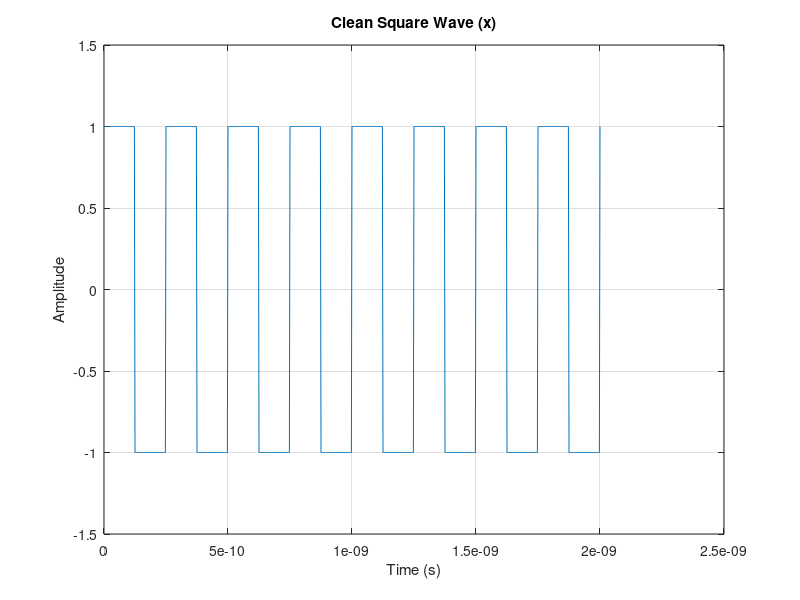

This chart was generated by the following MATLAB code:
% Define the parameters for the square wave
duty = 50;        % On-OFF time ratio of the square wave (50%)
f = 4*10.^9;      % Frequency of the rectangular pulse (4 GHz)
ti = 1/f;         % Time period of one cycle
s = ti/100;       % Sampling period (100 samples per cycle)
t = 0:s:8*ti;     % Time vector, from 0 to 8 periods

% Generate the square wave
x = square(2*pi*f*t, duty);

% Let's visualize it to see what we made
figure; % Creates a new figure window
plot(t, x);
title('Clean Square Wave (x)');
xlabel('Time (s)');
ylabel('Amplitude');
grid on;
ylim([-1.5 1.5]); % Adjust y-axis to see the square shape clearly